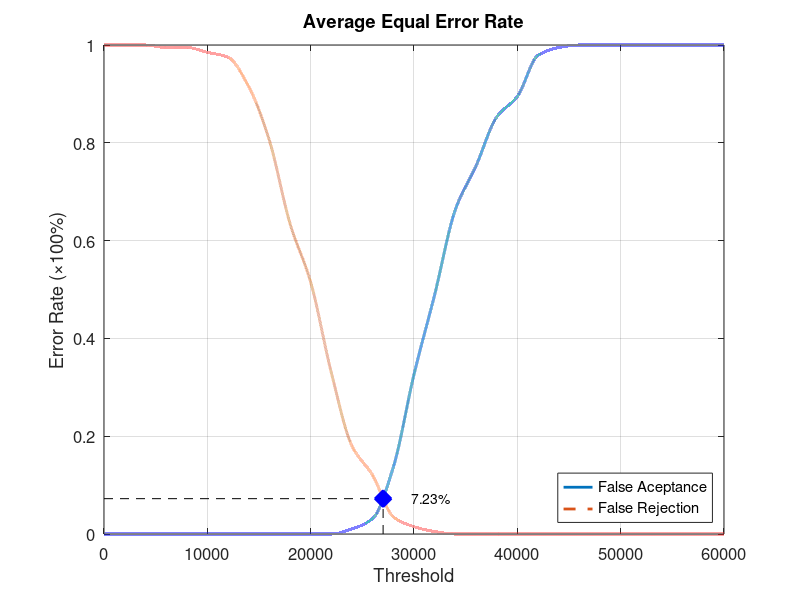
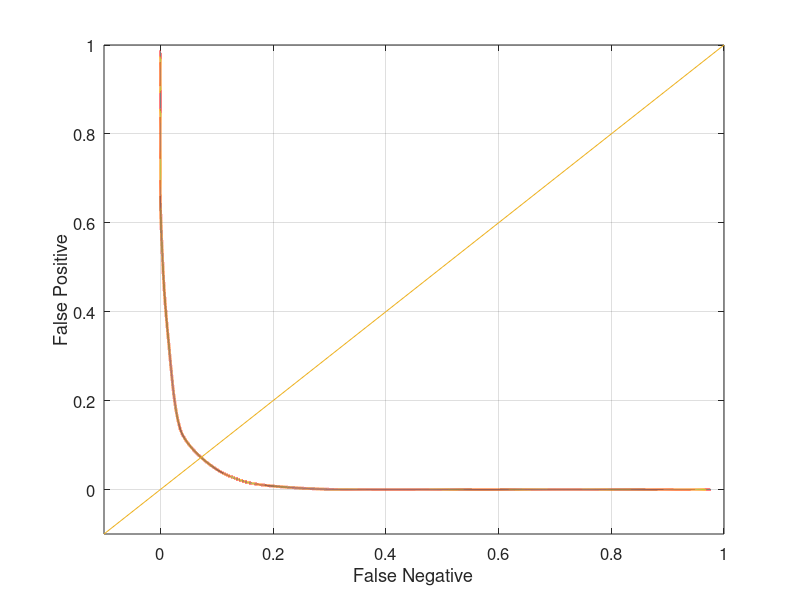

Source code (MATLAB) for these figures, in order:
function yEER = Database5_1
close all;
clear;
clc;
x = 0:2000:60000;
xq = 0:0.5:60000;

y0 = [0 0 0 0 0 0 0 0 0 0 0 0 0.0105263 0.0315789 0.136842 0.326316 0.489474 0.663158 0.752632 0.852632 0.894737 0.978947 0.994737 1 1 1 1 1 1 1 1];
yy0 = interp1(x, y0, xq, 'pchip');
y1 = [1 1 1 0.995 0.995 0.985 0.975 0.915 0.805 0.635 0.515 0.33 0.18 0.12 0.035 0.015 0.005 0 0 0 0 0 0 0 0 0 0 0 0 0 0];
yy1 = interp1(x, y1, xq, 'pchip');

% Calculating EER: 
y2 = abs(y0 - y1);
find(y2 == min(y2))
yy2 = abs(yy0 - yy1);
xEER = find(yy2 == min(yy2));
xEERIndex = xq(xEER) % X-axis EER
yEER = yy0(xEER) % Y-axis EER

main = figure
plot(xq, yy0,'-','LineWidth', 2);	hold on
plot(xq, yy1,'--','LineWidth', 2);	hold on
plot([xEERIndex xEERIndex], [0 yEER], 'k--');	hold on
plot([0 xEERIndex], [yEER yEER], 'k--');	hold on
plot(xEERIndex, yEER, 'bx', 'LineWidth', 10);	hold on
text(xEERIndex + 10 * xEERIndex / 100, yEER, [num2str(round((10000 * yEER)) / 100) '%'])
legend('False Aceptance', 'False Rejection', 'Location', 'SouthEast')
xlabel('Threshold')
ylabel('Error Rate (\times100%)')
title('Average Equal Error Rate')
set(gca, 'FontSize', 12)
axis([0 60000 0 1])
grid on

print(main, 'Database5_1Main', '-dpng');
FNRxFPR = figure('Color', [1 1 1]);
plot(yy1, yy0, '-', yy1, yy0, 'LineWidth', 2);
hold on
y = -0.1:0.1:1
plot(y, y); 
set(gca, 'FontSize', 12)
xlabel('False Negative')
ylabel('False Positive')
axis([-0.1 1 -0.1 1])
set(gca, 'FontSize', 12)
grid on

print(FNRxFPR, 'Database5_1FNRxFPR','-dpng');
end
